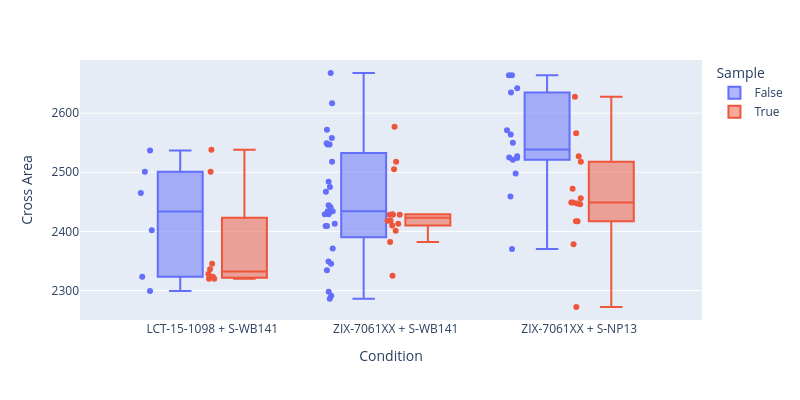

Write notebook code for a chart like this one.
### Code cell
fig = px.box(
    sample_cuts_compare,
    x='Condition',
    y='Cross Area',
    color='Sample',
    points="all"
)
fig.update_layout(width=800,height=400)
# fig.update_layout(scattermode="group", scattergap=0.75)
fig.show()

### Figure 1 — Plotly figure (JSON) as saved in the notebook; plotly's stock layout.template omitted (floating-point values rounded to 4 significant figures)
{"data": [{"alignmentgroup": "True", "boxpoints": "all", "hovertemplate": "Sample=False<br>Condition=%{x}<br>Cross Area=%{y}<extra></extra>", "legendgroup": "False", "marker": {"color": "#636efa"}, "name": "False", "notched": false, "offsetgroup": "False", "orientation": "v", "showlegend": true, "type": "box", "x": ["LCT-15-1098 + S-WB141", "LCT-15-1098 + S-WB141", "LCT-15-1098 + S-WB141", "LCT-15-1098 + S-WB141", "LCT-15-1098 + S-WB141", "LCT-15-1098 + S-WB141", "ZIX-7061XX + S-WB141", "ZIX-7061XX + S-WB141", "ZIX-7061XX + S-WB141", "ZIX-7061XX + S-WB141", "ZIX-7061XX + S-WB141", "ZIX-7061XX + S-WB141", "ZIX-7061XX + S-WB141", "ZIX-7061XX + S-WB141", "ZIX-7061XX + S-WB141", "ZIX-7061XX + S-WB141", "ZIX-7061XX + S-WB141", "ZIX-7061XX + S-WB141", "ZIX-7061XX + S-WB141", "ZIX-7061XX + S-WB141", "ZIX-7061XX + S-WB141", "ZIX-7061XX + S-WB141", "ZIX-7061XX + S-WB141", "ZIX-7061XX + S-WB141", "ZIX-7061XX + S-WB141", "ZIX-7061XX + S-WB141", "ZIX-7061XX + S-WB141", "ZIX-7061XX + S-WB141", "ZIX-7061XX + S-WB141", "ZIX-7061XX + S-WB141", "ZIX-7061XX + S-WB141", "ZIX-7061XX + S-WB141", "ZIX-7061XX + S-WB141", "ZIX-7061XX + S-WB141", "ZIX-7061XX + S-NP13", "ZIX-7061XX + S-NP13", "ZIX-7061XX + S-NP13", "ZIX-7061XX + S-NP13", "ZIX-7061XX + S-NP13", "ZIX-7061XX + S-NP13", "ZIX-7061XX + S-NP13", "ZIX-7061XX + S-NP13", "ZIX-7061XX + S-NP13", "ZIX-7061XX + S-NP13", "ZIX-7061XX + S-NP13", "ZIX-7061XX + S-NP13", "ZIX-7061XX + S-NP13", "ZIX-7061XX + S-NP13"], "x0": " ", "xaxis": "x", "y": [2323, 2501, 2537, 2465, 2402, 2299, 2547, 2298, 2475, 2617, 2409, 2409, 2549, 2441, 2467, 2349, 2484, 2371, 2668, 2558, 2444, 2286, 2334, 2518, 2547, 2429, 2429, 2413, 2434, 2434, 2572, 2434, 2291, 2345, 2525, 2459, 2524, 2521, 2571, 2498, 2550, 2635, 2564, 2664, 2664, 2527, 2370, 2642], "y0": " ", "yaxis": "y"}, {"alignmentgroup": "True", "boxpoints": "all", "hovertemplate": "Sample=True<br>Condition=%{x}<br>Cross Area=%{y}<extra></extra>", "legendgroup": "True", "marker": {"color": "#EF553B"}, "name": "True", "notched": false, "offsetgroup": "True", "orientation": "v", "showlegend": true, "type": "box", "x": ["LCT-15-1098 + S-WB141", "LCT-15-1098 + S-WB141", "LCT-15-1098 + S-WB141", "LCT-15-1098 + S-WB141", "LCT-15-1098 + S-WB141", "LCT-15-1098 + S-WB141", "LCT-15-1098 + S-WB141", "LCT-15-1098 + S-WB141", "ZIX-7061XX + S-WB141", "ZIX-7061XX + S-WB141", "ZIX-7061XX + S-WB141", "ZIX-7061XX + S-WB141", "ZIX-7061XX + S-WB141", "ZIX-7061XX + S-WB141", "ZIX-7061XX + S-WB141", "ZIX-7061XX + S-WB141", "ZIX-7061XX + S-WB141", "ZIX-7061XX + S-WB141", "ZIX-7061XX + S-WB141", "ZIX-7061XX + S-WB141", "ZIX-7061XX + S-WB141", "ZIX-7061XX + S-WB141", "ZIX-7061XX + S-NP13", "ZIX-7061XX + S-NP13", "ZIX-7061XX + S-NP13", "ZIX-7061XX + S-NP13", "ZIX-7061XX + S-NP13", "ZIX-7061XX + S-NP13", "ZIX-7061XX + S-NP13", "ZIX-7061XX + S-NP13", "ZIX-7061XX + S-NP13", "ZIX-7061XX + S-NP13", "ZIX-7061XX + S-NP13", "ZIX-7061XX + S-NP13", "ZIX-7061XX + S-NP13", "ZIX-7061XX + S-NP13"], "x0": " ", "xaxis": "x", "y": [2328, 2501, 2323, 2538, 2345, 2336, 2320, 2320, 2577, 2518, 2428, 2428, 2418, 2418, 2401, 2505, 2410, 2382, 2429, 2413, 2325, 2428, 2446, 2456, 2417, 2417, 2449, 2449, 2628, 2566, 2472, 2378, 2447, 2527, 2518, 2272], "y0": " ", "yaxis": "y"}], "layout": {"boxmode": "group", "height": 400, "legend": {"title": {"text": "Sample"}, "tracegroupgap": 0}, "margin": {"t": 60}, "width": 800, "xaxis": {"anchor": "y", "domain": [0, 1], "title": {"text": "Condition"}}, "yaxis": {"anchor": "x", "domain": [0, 1], "title": {"text": "Cross Area"}}}}
